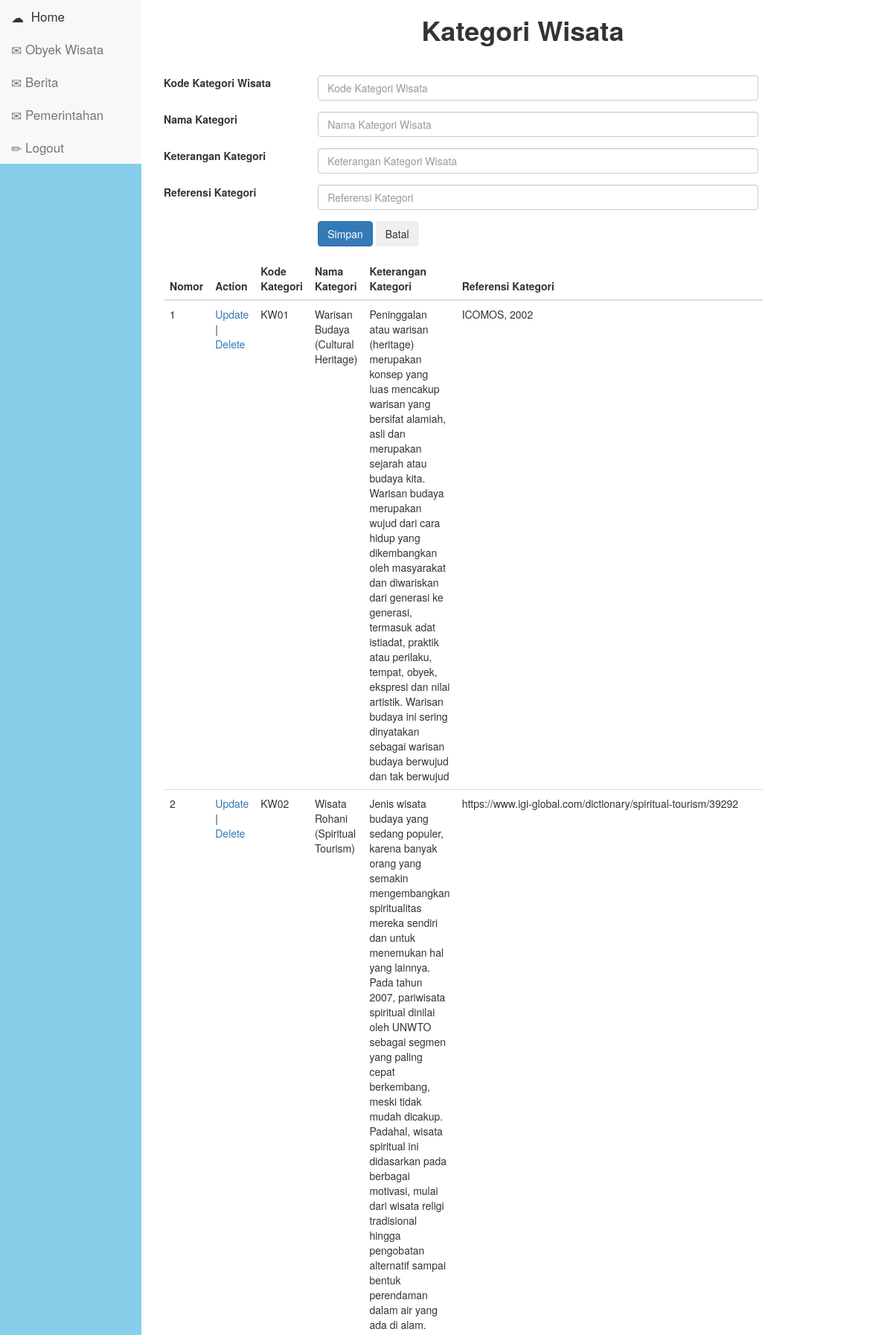
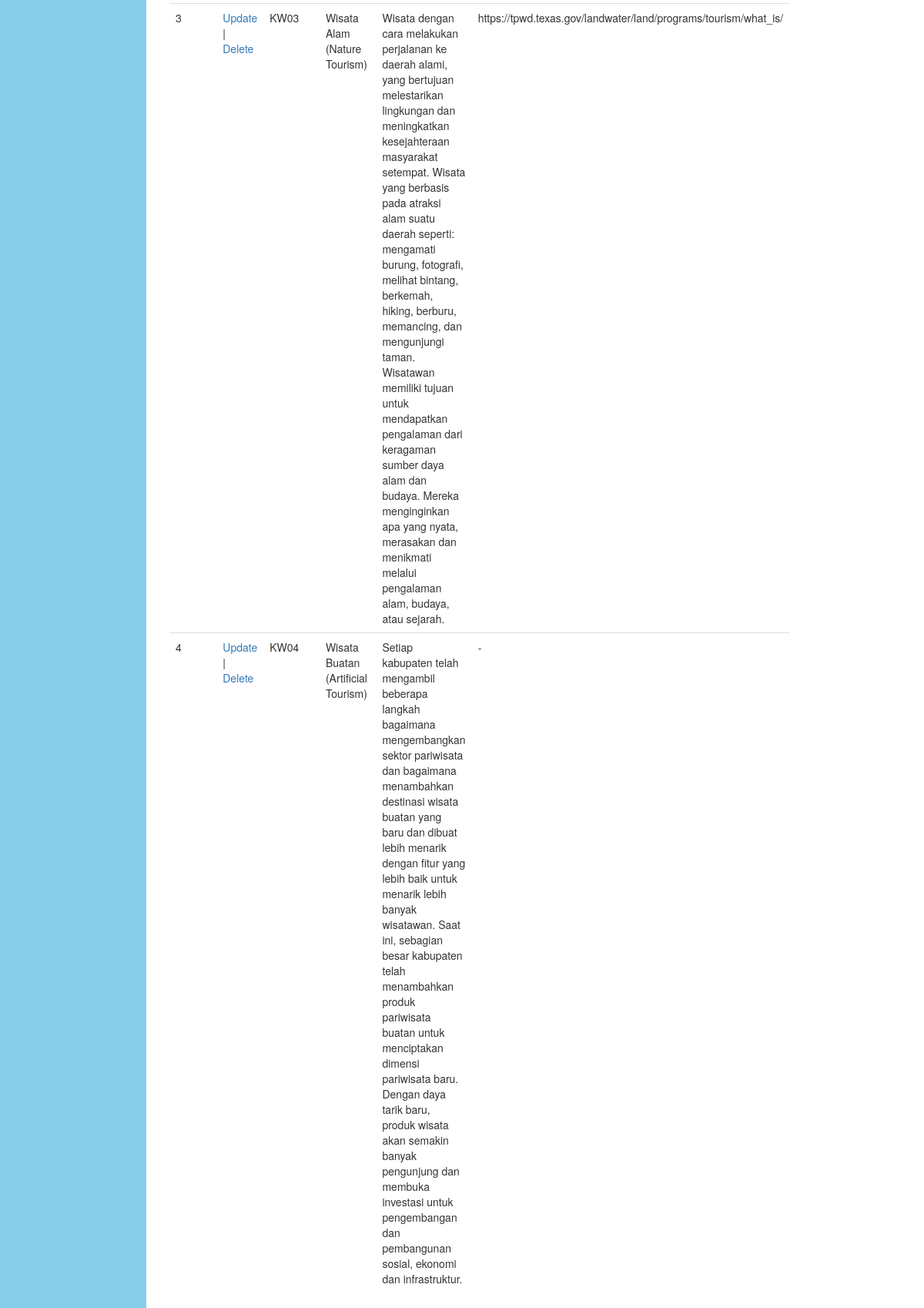
The app's page /admin/kategoriwisata.php with its own data (2 pictures, top to bottom).
### tables this page shows
CREATE TABLE `kategoriwisata` (
  `kategoriKODE` char(4) NOT NULL,
  `kategoriNAMA` char(60) NOT NULL,
  `kategoriKET` text NOT NULL,
  `kategoriREFERENCE` char(255) NOT NULL
);

### admin/kategoriwisata.php (the view, shortened to what this page needs)
<?php
include "includes/config.php";
$query = mysqli_query($connection, "SELECT * FROM kategoriwisata");
?>
<?php include("adminmenu.php") ?>
<head>
 <link href="css/bootstrap.min.css" rel="stylesheet">
</head>
  <body style="background-color : skyblue;">
  <div class="row">
    <h1 style="text-align:center;"><b>Kategori Wisata</b></h1>
  </div>
  <div class="col-sm-10" style=" margin-top: 30px;">
    <form method="POST">
      <div class="form-group row">
        <label for="kategoriKODE" class="col-sm-3 col-form-label">Kode Kategori Wisata</label>
        <div class="col-sm-9">
          <input type="text" class="form-control" id="kategoriKODE" name="input_kode_kategori" placeholder="Kode Kategori Wisata">
        </div>
      </div>
      <div class="form-group row">
          <label for="kategoriNAMA" class="col-sm-3 col-form-label">Nama Kategori</label>
          <div class="col-sm-9">
            <input type="text" class="form-control"  id="kategoriNAMA" name="input_kategori_nama" placeholder="Nama Kategori Wisata">
          </div>
      </div>
      <div class="form-group row">
          <label for="kategoriKET" class="col-sm-3 col-form-label">Keterangan Kategori</label>
          <div class="col-sm-9">
            <input type="text" class="form-control" id="kategoriKET" name="input_kategori_ket" placeholder="Keterangan Kategori Wisata">
          </div>
      </div>
      <div class="form-group row">
          <label for="kategoriREFERENCE" class="col-sm-3 col-form-label">Referensi Kategori</label>
          <div class="col-sm-9">
            <input type="text" class="form-control" id="kategoriREFERENCE" name="input_kategori_ref" placeholder="Referensi Kategori">
          </div>
      </div>
      <div class="form-group row">
        <div class="col-sm-3 col-form-label">
        </div>
          <div class="col-sm-9">
            <button type="submit" class="btn btn-primary" name="simpan" value="simpan">Simpan</button>
            <button type="reset" class="btn btn-secondary">Batal</button>
          </div>
      </div>
  </form>
  <table class="table">
    <thead class="thead-dark">
      <tr>
        <th scope="col">Nomor</th>
        <th scope="col">Action</th>
        <th scope="col">Kode Kategori</th>
        <th scope="col">Nama Kategori</th>
        <th scope="col">Keterangan Kategori</th>
        <th scope="col">Referensi Kategori</th>
      </tr>
    </thead>
    <tbody class="thead-light">
    <?php if(mysqli_num_rows($query) > 0) {?>
      <?php $nomor = 1;
      while ($row = mysqli_fetch_array ($query)) { ?>
          <tr>
          <td><?php echo $nomor; ?></td>
          <td>
						<a href="javascript:;"><i class="fa fa-pencil-square-o"></i>
						<a href="editkategoriwisata.php?kategoriubah=<?php echo $row["kategoriKODE"]?>">   Update</a> |
						<a href="javascript:;"><i class="fa fa-scissors"></i>
						<a href="hapuskategoriwisata.php?kategorihapus=<?php echo $row["kategoriKODE"]?>">   Delete</a>
					</td>
          <td><?php echo $row["kategoriKODE"]; ?></td>
          <td><?php echo $row["kategoriNAMA"]; ?></td>
          <td><?php echo $row["kategoriKET"]; ?></td>
          <td><?php echo $row["kategoriREFERENCE"]; ?></td>
        </tr>
        <?php $nomor++; }?>
    <?php } ?>
    </tbody>
  </table>
  </div>
</body>

### admin/css/menuvertical.css (style rules this page uses)
@media (min-width: 768px) { html,body { background-color: #f8f8f8; height: 100%; overflow: hidden; } }

### admin/adminmenu.php (style rules this page uses)
body { background-color : skyblue; }

### records on screen
kategoriwisata: kategoriKODE "KW01", kategoriNAMA "Warisan Budaya (Cultural Heritage)", kategoriKET "Peninggalan atau warisan (heritage) merupakan konsep yang luas mencakup warisan yang bersifat alamiah, asli dan merupakan sejarah atau budaya kita. Warisan budaya merupakan wujud dari cara hidup yang dikembangkan oleh masyarakat dan diwariskan dari generasi ke generasi, termasuk adat istiadat, praktik atau perilaku, tempat, obyek, ekspresi dan nilai artistik. Warisan budaya ini sering dinyatakan sebagai warisan budaya berwujud dan tak berwujud", kategoriREFERENCE "ICOMOS, 2002"
kategoriwisata: kategoriKODE "KW02", kategoriNAMA "Wisata Rohani (Spiritual Tourism)", kategoriKET "Jenis wisata budaya yang sedang populer, karena banyak orang yang semakin mengembangkan spiritualitas mereka sendiri dan untuk menemukan hal yang lainnya. Pada tahun 2007, pariwisata spiritual dinilai oleh UNWTO sebagai segmen yang paling cepat berkembang, meski tidak mudah dicakup. Padahal, wisata spiritual ini didasarkan pada berbagai motivasi, mulai dari wisata religi tradisional hingga pengobatan alternatif sampai bentuk perendaman dalam air yang ada di alam.", kategoriREFERENCE "https://www.igi-global.com/dictionary/spiritual-tourism/39292"
kategoriwisata: kategoriKODE "KW03", kategoriNAMA "Wisata Alam (Nature Tourism)", kategoriKET "Wisata dengan cara melakukan perjalanan ke daerah alami, yang bertujuan melestarikan lingkungan dan meningkatkan kesejahteraan masyarakat setempat. Wisata yang berbasis pada atraksi alam suatu daerah seperti: mengamati burung, fotografi, melihat bintang, berkemah, hiking, berburu, memancing, dan mengunjungi taman. Wisatawan memiliki tujuan untuk mendapatkan pengalaman dari keragaman sumber daya alam dan budaya. Mereka menginginkan apa yang nyata, merasakan dan menikmati melalui pengalaman alam, budaya, atau sejarah.", kategoriREFERENCE "https://tpwd.texas.gov/landwater/land/programs/tourism/what_is/"
kategoriwisata: kategoriKODE "KW04", kategoriNAMA "Wisata Buatan (Artificial Tourism)", kategoriKET "Setiap kabupaten telah mengambil beberapa langkah bagaimana mengembangkan sektor pariwisata dan bagaimana menambahkan destinasi wisata buatan yang baru dan dibuat lebih menarik dengan fitur yang lebih baik untuk menarik lebih banyak wisatawan. Saat ini, sebagian besar kabupaten telah menambahkan produk pariwisata buatan untuk menciptakan dimensi pariwisata baru. Dengan daya tarik baru, produk wisata akan semakin banyak pengunjung dan membuka investasi untuk pengembangan dan pembangunan sosial, ekonomi dan infrastruktur.", kategoriREFERENCE "-"
